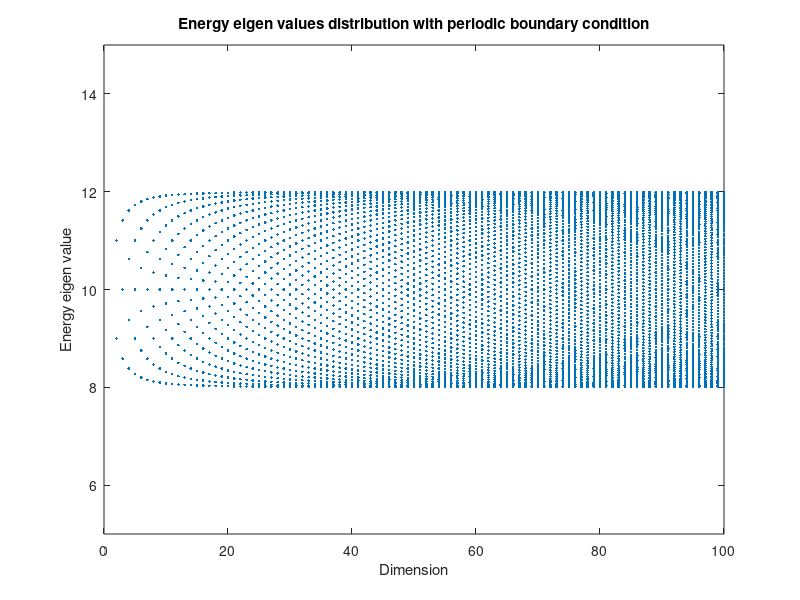

This figure's MATLAB source:
%matlab code for finding eigen value single electron chain with PBC
E = 10;
t = 1;
n = 100;
data = [];

for i = 2:1:n
    m = zeros(i);
    a = i;
    for j = 1:1:i
        m(j, j) = E;
        if j < i
           
            m(j+1, j) = t;
            m(j, j+1) = t;
            a = [a; i];
        end
        %m(1,i) = t;
        %m(i,1) = t;
    end
    a = horzcat(a, eig(m));
    data = [data; a];
    
end


plot(data(:,1), data(:,2), '.');
axis([0 inf 5 15]);
title('Energy eigen values distribution with periodic boundary condition');
xlabel('Dimension');
ylabel('Energy eigen value');